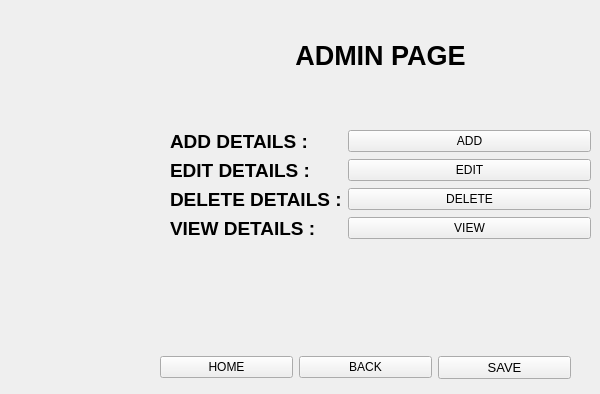
   <widget class="QWidget" name="page">
    <widget class="QLabel" name="label">
     <property name="geometry">
      <rect>
       <x>170</x>
       <y>30</y>
       <width>421</width>
       <height>51</height>
      </rect>
     </property>
     <property name="styleSheet">
      <string notr="true">color: rgb(0, 0, 0);</string>
     </property>
     <property name="text">
      <string>&lt;html&gt;&lt;head/&gt;&lt;body&gt;&lt;p align=&quot;center&quot;&gt;&lt;span style=&quot; font-size:20pt; font-weight:700;&quot;&gt;ADMIN PAGE&lt;/span&gt;&lt;/p&gt;&lt;/body&gt;&lt;/html&gt;</string>
     </property>
    </widget>
    <widget class="QWidget" name="formLayoutWidget_8">
     <property name="geometry">
      <rect>
       <x>170</x>
       <y>130</y>
       <width>421</width>
       <height>209</height>
      </rect>
     </property>
     <layout class="QFormLayout" name="formLayout_4">
      <item row="0" column="0">
       <widget class="QLabel" name="label_2">
        <property name="styleSheet">
         <string notr="true">color: rgb(0, 0, 0);</string>
        </property>
        <property name="text">
         <string>&lt;html&gt;&lt;head/&gt;&lt;body&gt;&lt;p&gt;&lt;span style=&quot; font-size:14pt; font-weight:700;&quot;&gt;ADD DETAILS :&lt;/span&gt;&lt;/p&gt;&lt;/body&gt;&lt;/html&gt;</string>
        </property>
       </widget>
      </item>
      <item row="1" column="0">
       <widget class="QLabel" name="label_17">
        <property name="styleSheet">
         <string notr="true">color: rgb(0, 0, 0);</string>
        </property>
        <property name="text">
         <string>&lt;html&gt;&lt;head/&gt;&lt;body&gt;&lt;p&gt;&lt;span style=&quot; font-size:14pt; font-weight:700;&quot;&gt;EDIT  DETAILS :&lt;/span&gt;&lt;/p&gt;&lt;/body&gt;&lt;/html&gt;</string>
        </property>
       </widget>
      </item>
      <item row="5" column="0">
       <layout class="QHBoxLayout" name="horizontalLayout_5"/>
      </item>
      <item row="0" column="1">
       <widget class="QPushButton" name="add">
        <property name="styleSheet">
         <string notr="true">color: rgb(0, 0, 0);</string>
        </property>
        <property name="text">
         <string>ADD</string>
        </property>
       </widget>
      </item>
      <item row="1" column="1">
       <widget class="QPushButton" name="edit">
        <property name="styleSheet">
         <string notr="true">color: rgb(0, 0, 0);</string>
        </property>
        <property name="text">
         <string>EDIT</string>
        </property>
       </widget>
      </item>
      <item row="2" column="0">
       <widget class="QLabel" name="label_18">
        <property name="styleSheet">
         <string notr="true">color: rgb(0, 0, 0);</string>
        </property>
        <property name="text">
         <string>&lt;html&gt;&lt;head/&gt;&lt;body&gt;&lt;p&gt;&lt;span style=&quot; font-size:14pt; font-weight:700;&quot;&gt;DELETE DETAILS  :&lt;/span&gt;&lt;/p&gt;&lt;/body&gt;&lt;/html&gt;</string>
        </property>
       </widget>
      </item>
      <item row="2" column="1">
       <widget class="QPushButton" name="delet_3">
        <property name="styleSheet">
         <string notr="true">color: rgb(0, 0, 0);</string>
        </property>
        <property name="text">
         <string>DELETE</string>
        </property>
       </widget>
      </item>
      <item row="3" column="0">
       <widget class="QLabel" name="label_19">
        <property name="styleSheet">
         <string notr="true">color: rgb(0, 0, 0);</string>
        </property>
        <property name="text">
         <string>&lt;html&gt;&lt;head/&gt;&lt;body&gt;&lt;p&gt;&lt;span style=&quot; font-size:14pt; font-weight:700;&quot;&gt;VIEW DETAILS : &lt;/span&gt;&lt;/p&gt;&lt;/body&gt;&lt;/html&gt;</string>
        </property>
       </widget>
      </item>
      <item row="3" column="1">
       <widget class="QPushButton" name="view">
        <property name="styleSheet">
         <string notr="true">color: rgb(0, 0, 0);</string>
        </property>
        <property name="text">
         <string>VIEW</string>
        </property>
       </widget>
      </item>
     </layout>
    </widget>
    <widget class="QWidget" name="horizontalLayoutWidget_2">
     <property name="geometry">
      <rect>
       <x>160</x>
       <y>350</y>
       <width>411</width>
       <height>35</height>
      </rect>
     </property>
     <layout class="QHBoxLayout" name="horizontalLayout_8">
      <item>
       <widget class="QPushButton" name="home1">
        <property name="styleSheet">
         <string notr="true">color: rgb(0, 0, 0);</string>
        </property>
        <property name="text">
         <string>HOME</string>
        </property>
       </widget>
      </item>
      <item>
       <widget class="QPushButton" name="back1">
        <property name="styleSheet">
         <string notr="true">color: rgb(0, 0, 0);</string>
        </property>
        <property name="text">
         <string>BACK</string>
        </property>
       </widget>
      </item>
      <item>
       <widget class="QPushButton" name="save1_2">
        <property name="font">
         <font>
          <pointsize>10</pointsize>
         </font>
        </property>
        <property name="styleSheet">
         <string notr="true">color: rgb(0, 0, 0);</string>
        </property>
        <property name="text">
         <string>SAVE</string>
        </property>
       </widget>
      </item>
     </layout>
    </widget>
   </widget>
